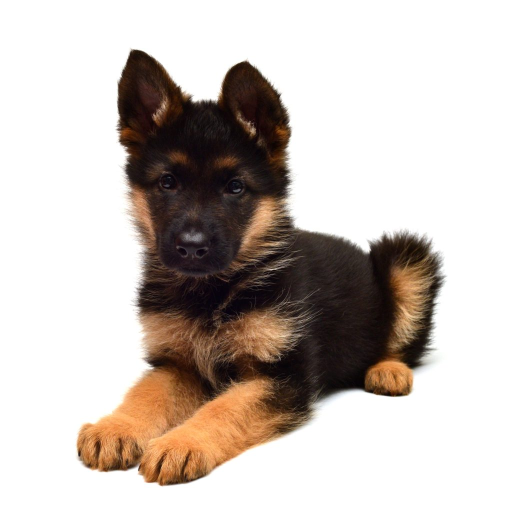
#> input picture exercise-1/exercise-1/resources/puppy_1024.jpg, 1024 x 1024 px (shown at 1/2 size)
$ python 2.py
#> lines starting #> are read from the running program, lines starting #| are printed output that depends on the picture
import cv2
import numpy as np
import os

outputDir = os.path.join(os.path.abspath(os.path.curdir),'output/2/')

img = cv2.imread('resources/puppy_1024.jpg',cv2.IMREAD_GRAYSCALE)
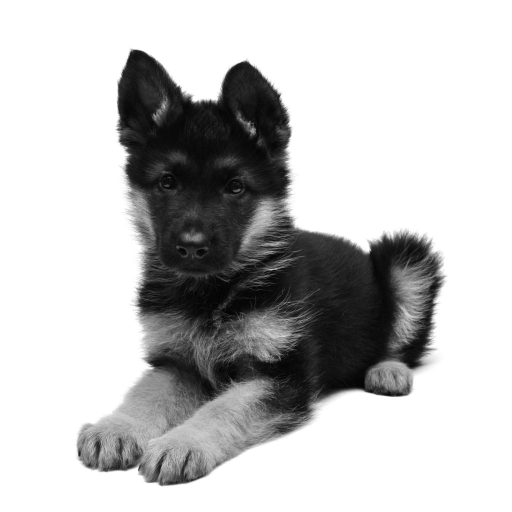
#> img: shape (1024, 1024) (shown at 1/2 size); min 0, max 255, mean 192.4
orginal_dim = (1024,1024)
sizes = [(512,512),(256,256),(128,128),(64,64),(32,32),(16,16)]
for size in sizes:
    small = cv2.resize(img,size,interpolation=cv2.INTER_AREA)
    small = cv2.resize(small,orginal_dim)
    imageName = 'small' + str(size[0])
    cv2.imwrite(outputDir+str(size[0]) + '.jpg',small)
    cv2.imshow(imageName,small)
#> this loop made 6 passes
#> pass 1, `small = cv2.resize(img,size,interpolation=cv2.INTER_AREA)`:
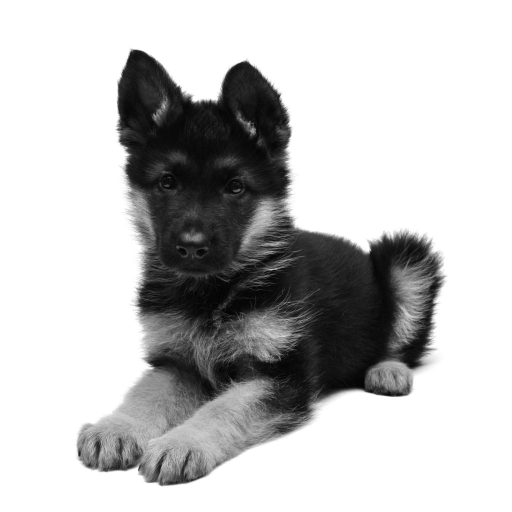
#> small: shape (512, 512); min 3, max 255, mean 192.4
cv2.imshow("orginal",img)
cv2.waitKey(0)
